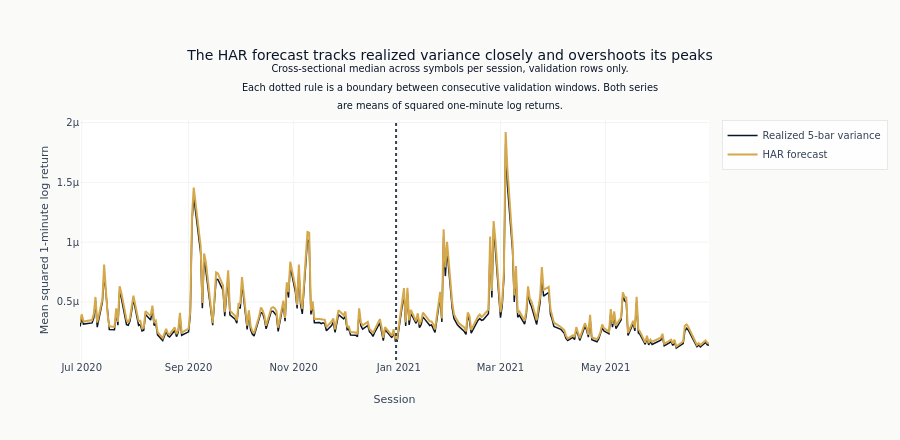

The code cell stored with this chart in its notebook:
### Code cell
fig = go.Figure()
fig.add_trace(
    go.Scatter(
        x=har_view["session"],
        y=har_view["realized"],
        mode="lines",
        name="Realized 5-bar variance",
        line={"color": COLORS["blue"], "width": 1.5},
    )
)
fig.add_trace(
    go.Scatter(
        x=har_view["session"],
        y=har_view["forecast"],
        mode="lines",
        name="HAR forecast",
        line={"color": COLORS["amber"], "width": 2},
    )
)
for s in sorted(splits, key=lambda s: pd.Timestamp(s["val_start"]))[1:]:
    fig.add_vline(
        x=pd.Timestamp(s["val_start"]).isoformat(),
        line_dash="dot",
        line_color=COLORS["neutral"],
    )
fig.update_layout(
    title=(
        "The HAR forecast tracks realized variance closely and overshoots its peaks"
        "<br><sup>Cross-sectional median across symbols per session, validation rows only."
        "<br>Each dotted rule is a boundary between consecutive validation windows. Both series"
        "<br>are means of squared one-minute log returns.</sup>"
    ),
    xaxis_title="Session",
    yaxis_title="Mean squared 1-minute log return",
    height=440,
    margin={"t": 120},
)
show_plotly_with_alt(
    fig,
    "Two lines over validation sessions on a shared axis of mean squared one-minute log return. "
    "A thin dark navy line is realized 5-bar variance, spiky, with occasional tall isolated "
    "peaks. A thicker amber line is the HAR forecast, tracking the same path closely and rising "
    "above the navy line at every peak. A single dotted vertical rule near the middle is the "
    "boundary between the two consecutive validation windows.",
)

### Figure 1 — Plotly figure (JSON) as saved in the notebook; plotly's stock layout.template omitted (floating-point values rounded to 4 significant figures; data arrays with more than 128 entries replaced by an {"elided": "..."} marker saying what was removed)
{"data": [{"line": {"color": "#0a1628", "width": 1.5}, "mode": "lines", "name": "Realized 5-bar variance", "type": "scatter", "x": {"elided": "253 str values"}, "y": {"elided": "253 float values"}}, {"line": {"color": "#D4A84B", "width": 2}, "mode": "lines", "name": "HAR forecast", "type": "scatter", "x": {"elided": "253 str values"}, "y": {"elided": "253 float values"}}], "layout": {"height": 440, "margin": {"t": 120}, "shapes": [{"line": {"color": "#334155", "dash": "dot"}, "type": "line", "x0": "2020-12-30T10:02:00", "x1": "2020-12-30T10:02:00", "xref": "x", "y0": 0, "y1": 1, "yref": "y domain"}], "title": {"text": "The HAR forecast tracks realized variance closely and overshoots its peaks<br><sup>Cross-sectional median across symbols per session, validation rows only.<br>Each dotted rule is a boundary between consecutive validation windows. Both series<br>are means of squared one-minute log returns.</sup>"}, "xaxis": {"title": {"text": "Session"}}, "yaxis": {"title": {"text": "Mean squared 1-minute log return"}}}}
